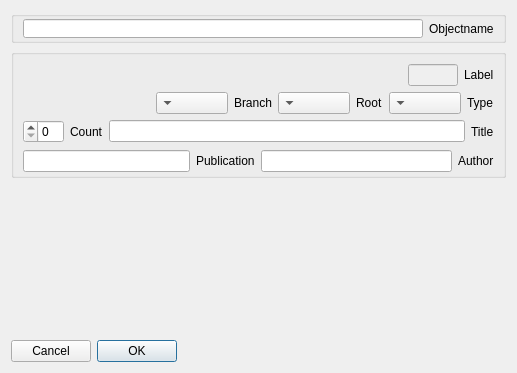
<?xml version="1.0" encoding="UTF-8"?>
<ui version="4.0">
 <class>ObjectForm</class>
 <widget class="QDialog" name="ObjectForm">
  <property name="geometry">
   <rect>
    <x>0</x>
    <y>0</y>
    <width>517</width>
    <height>373</height>
   </rect>
  </property>
  <property name="layoutDirection">
   <enum>Qt::RightToLeft</enum>
  </property>
  <layout class="QVBoxLayout" name="verticalLayout">
   <item>
    <widget class="QGroupBox" name="gObject">
     <property name="minimumSize">
      <size>
       <width>0</width>
       <height>32</height>
      </size>
     </property>
     <property name="maximumSize">
      <size>
       <width>16777215</width>
       <height>32</height>
      </size>
     </property>
     <property name="title">
      <string/>
     </property>
     <layout class="QVBoxLayout" name="verticalLayout_3">
      <property name="topMargin">
       <number>2</number>
      </property>
      <property name="bottomMargin">
       <number>2</number>
      </property>
      <item>
       <layout class="QHBoxLayout" name="lMatch">
        <item>
         <widget class="QLabel" name="label_6">
          <property name="text">
           <string>Objectname</string>
          </property>
         </widget>
        </item>
        <item>
         <widget class="MyLineEdit" name="eObject"/>
        </item>
       </layout>
      </item>
     </layout>
    </widget>
   </item>
   <item>
    <widget class="QWidget" name="gData" native="true">
     <layout class="QVBoxLayout" name="verticalLayout_4">
      <property name="margin">
       <number>0</number>
      </property>
      <item>
       <widget class="QGroupBox" name="groupBox">
        <property name="title">
         <string/>
        </property>
        <layout class="QVBoxLayout" name="verticalLayout_2">
         <property name="bottomMargin">
          <number>2</number>
         </property>
         <item>
          <layout class="QHBoxLayout" name="horizontalLayout_4">
           <item>
            <widget class="QLabel" name="label_2">
             <property name="text">
              <string>Label</string>
             </property>
            </widget>
           </item>
           <item>
            <widget class="QLineEdit" name="eLabel">
             <property name="enabled">
              <bool>false</bool>
             </property>
             <property name="maximumSize">
              <size>
               <width>50</width>
               <height>16777215</height>
              </size>
             </property>
            </widget>
           </item>
           <item>
            <spacer name="horizontalSpacer_2">
             <property name="orientation">
              <enum>Qt::Horizontal</enum>
             </property>
             <property name="sizeHint" stdset="0">
              <size>
               <width>40</width>
               <height>20</height>
              </size>
             </property>
            </spacer>
           </item>
          </layout>
         </item>
         <item>
          <layout class="QHBoxLayout" name="horizontalLayout">
           <item>
            <widget class="QLabel" name="label_9">
             <property name="text">
              <string>Type</string>
             </property>
            </widget>
           </item>
           <item>
            <widget class="QComboBox" name="cType"/>
           </item>
           <item>
            <widget class="QLabel" name="label_10">
             <property name="text">
              <string>Root</string>
             </property>
            </widget>
           </item>
           <item>
            <widget class="QComboBox" name="cRoot"/>
           </item>
           <item>
            <widget class="QLabel" name="label_8">
             <property name="text">
              <string>Branch</string>
             </property>
            </widget>
           </item>
           <item>
            <widget class="QComboBox" name="cBranch"/>
           </item>
           <item>
            <spacer name="horizontalSpacer">
             <property name="orientation">
              <enum>Qt::Horizontal</enum>
             </property>
             <property name="sizeHint" stdset="0">
              <size>
               <width>40</width>
               <height>20</height>
              </size>
             </property>
            </spacer>
           </item>
          </layout>
         </item>
         <item>
          <layout class="QHBoxLayout" name="horizontalLayout_2">
           <item>
            <widget class="QLabel" name="label_7">
             <property name="text">
              <string>Title</string>
             </property>
            </widget>
           </item>
           <item>
            <widget class="QLineEdit" name="eTitle"/>
           </item>
           <item>
            <widget class="QLabel" name="label">
             <property name="text">
              <string>Count</string>
             </property>
            </widget>
           </item>
           <item>
            <widget class="QSpinBox" name="sCount">
             <property name="maximum">
              <number>10</number>
             </property>
            </widget>
           </item>
          </layout>
         </item>
         <item>
          <widget class="QWidget" name="gResource" native="true">
           <property name="minimumSize">
            <size>
             <width>0</width>
             <height>24</height>
            </size>
           </property>
           <layout class="QHBoxLayout" name="horizontalLayout_3">
            <property name="margin">
             <number>0</number>
            </property>
            <item>
             <layout class="QHBoxLayout" name="lAuthor">
              <item>
               <widget class="QLabel" name="label_4">
                <property name="text">
                 <string>Author</string>
                </property>
               </widget>
              </item>
              <item>
               <widget class="MyLineEdit" name="eAuthor"/>
              </item>
             </layout>
            </item>
            <item>
             <layout class="QHBoxLayout" name="lPublication">
              <item>
               <widget class="QLabel" name="label_5">
                <property name="text">
                 <string>Publication</string>
                </property>
               </widget>
              </item>
              <item>
               <widget class="MyLineEdit" name="ePublication"/>
              </item>
             </layout>
            </item>
           </layout>
          </widget>
         </item>
        </layout>
       </widget>
      </item>
      <item>
       <spacer name="verticalSpacer">
        <property name="orientation">
         <enum>Qt::Vertical</enum>
        </property>
        <property name="sizeHint" stdset="0">
         <size>
          <width>20</width>
          <height>168</height>
         </size>
        </property>
       </spacer>
      </item>
      <item>
       <widget class="QDialogButtonBox" name="buttonBox">
        <property name="standardButtons">
         <set>QDialogButtonBox::Cancel|QDialogButtonBox::Ok</set>
        </property>
       </widget>
      </item>
     </layout>
    </widget>
   </item>
  </layout>
 </widget>
 <customwidgets>
  <customwidget>
   <class>MyLineEdit</class>
   <extends>QLineEdit</extends>
   <header>mylineedit.h</header>
  </customwidget>
 </customwidgets>
 <resources/>
 <connections/>
</ui>
